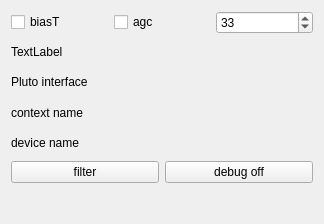
<?xml version="1.0" encoding="UTF-8"?>
<ui version="4.0">
 <class>plutoWidget</class>
 <widget class="QWidget" name="plutoWidget">
  <property name="geometry">
   <rect>
    <x>0</x>
    <y>0</y>
    <width>324</width>
    <height>224</height>
   </rect>
  </property>
  <property name="windowTitle">
   <string>Pluto control</string>
  </property>
  <property name="toolTip">
   <string>Pluto support is experimental. Testing has been limited.</string>
  </property>
  <layout class="QVBoxLayout" name="verticalLayout">
   <item>
    <layout class="QHBoxLayout" name="horizontalLayout_2">
     <item>
      <widget class="QCheckBox" name="biasT_selector">
       <property name="text">
        <string>biasT</string>
       </property>
      </widget>
     </item>
     <item>
      <widget class="QCheckBox" name="agcControl">
       <property name="text">
        <string>agc</string>
       </property>
      </widget>
     </item>
     <item>
      <widget class="QSpinBox" name="gainControl">
       <property name="maximum">
        <number>73</number>
       </property>
       <property name="value">
        <number>33</number>
       </property>
      </widget>
     </item>
    </layout>
   </item>
   <item>
    <widget class="QLabel" name="state">
     <property name="text">
      <string>TextLabel</string>
     </property>
    </widget>
   </item>
   <item>
    <widget class="QLabel" name="label">
     <property name="toolTip">
      <string>Experimental interface for the ADALM-PLUTO. No guarantees.</string>
     </property>
     <property name="text">
      <string>Pluto interface</string>
     </property>
    </widget>
   </item>
   <item>
    <widget class="QLabel" name="contextName">
     <property name="text">
      <string>context name</string>
     </property>
    </widget>
   </item>
   <item>
    <widget class="QLabel" name="name_of_device">
     <property name="text">
      <string>device name</string>
     </property>
    </widget>
   </item>
   <item>
    <layout class="QHBoxLayout" name="horizontalLayout">
     <item>
      <widget class="QPushButton" name="filterButton">
       <property name="toolTip">
        <string>Load and enable or disable a filter configuration on the Pluto. A filter is loaded and enabled by default. The button label shows the current state: &quot;filter on&quot; means the filter is currently disabled and will be enabled on click.</string>
       </property>
       <property name="text">
        <string>filter</string>
       </property>
      </widget>
     </item>
     <item>
      <widget class="QPushButton" name="debugButton">
       <property name="text">
        <string>debug off</string>
       </property>
      </widget>
     </item>
    </layout>
   </item>
   <item>
    <widget class="QLabel" name="serial_number_display">
     <property name="font">
      <font>
       <pointsize>11</pointsize>
      </font>
     </property>
     <property name="text">
      <string/>
     </property>
    </widget>
   </item>
  </layout>
 </widget>
 <resources/>
 <connections/>
</ui>
